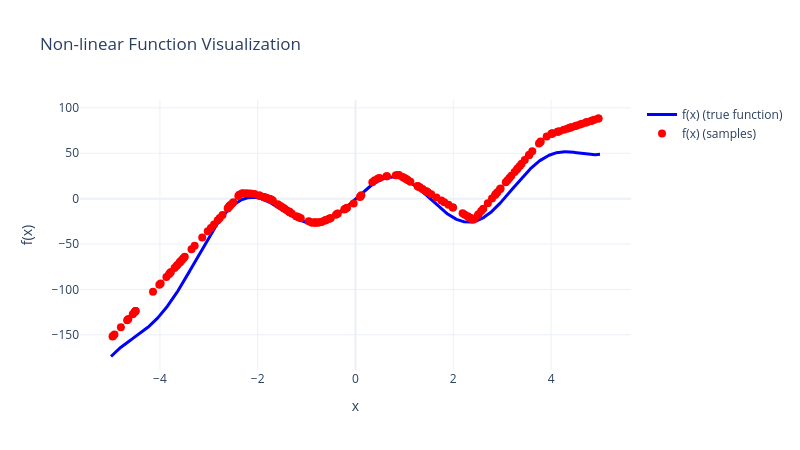

The cell this chart's notebook holds for it:
### Code cell
# prediction of the model

y_pred = model(x.unsqueeze(1)).squeeze()
x1 = x.detach().numpy()
y1 = y_pred.detach().numpy()

plot_fun(x=x_true, y=y_true, x_scatter=x1, y_scatter=y1)

### Figure 1 — Plotly figure (JSON) as saved in the notebook; plotly's stock layout.template omitted (floating-point values rounded to 4 significant figures; data arrays with more than 128 entries replaced by an {"elided": "..."} marker saying what was removed)
{"data": [{"line": {"color": "blue", "width": 3}, "mode": "lines", "name": "f(x) (true function)", "type": "scatter", "x": {"elided": "1000 float values"}, "y": {"elided": "1000 float values"}}, {"marker": {"color": "red", "size": 8}, "mode": "markers", "name": "f(x) (samples)", "type": "scatter", "x": {"elided": "200 float values"}, "y": {"elided": "200 float values"}}], "layout": {"height": 450, "title": {"text": "Non-linear Function Visualization"}, "width": 800, "xaxis": {"title": {"text": "x"}}, "yaxis": {"title": {"text": "f(x)"}}}}
